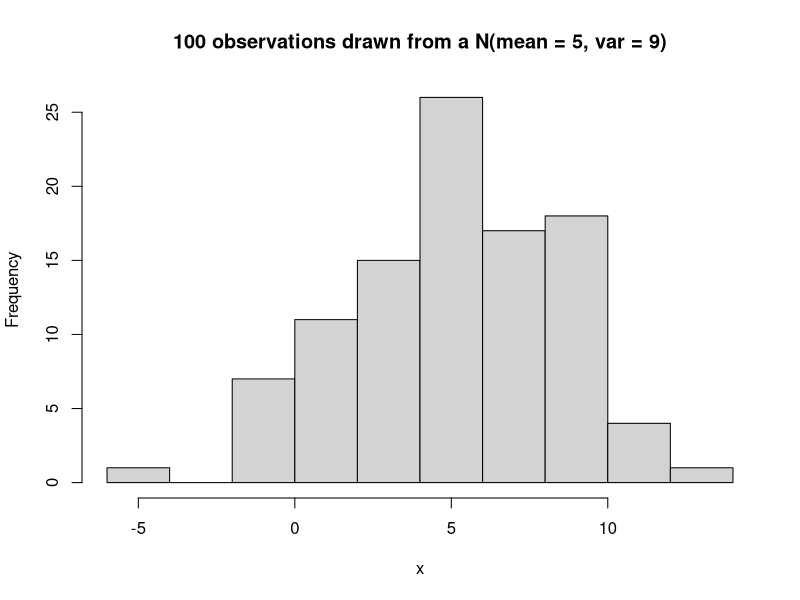
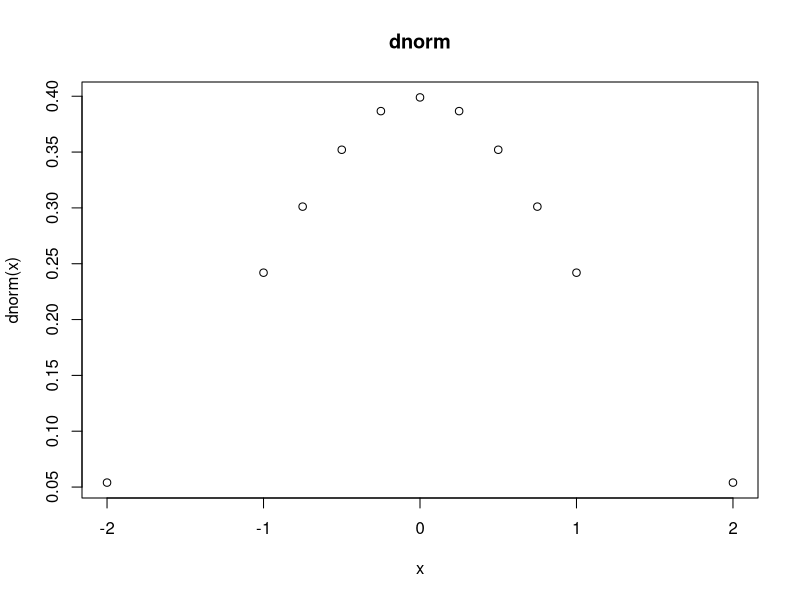
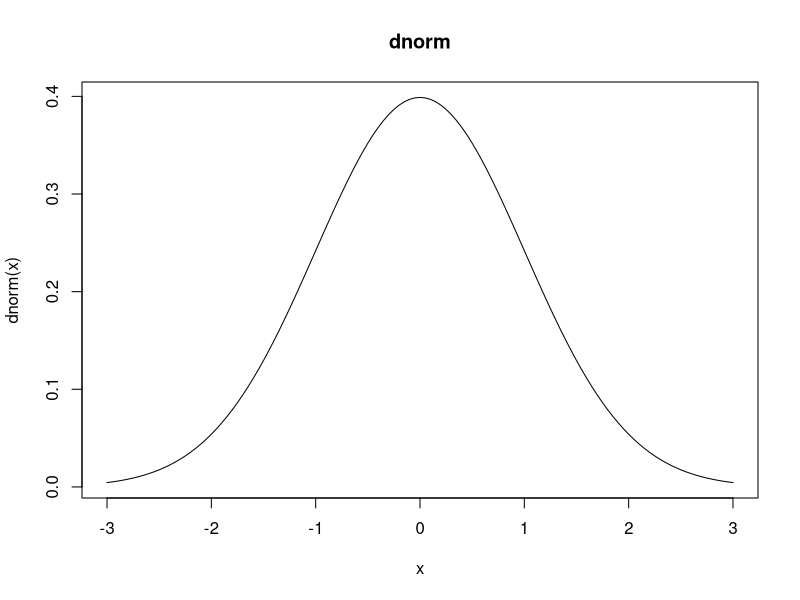
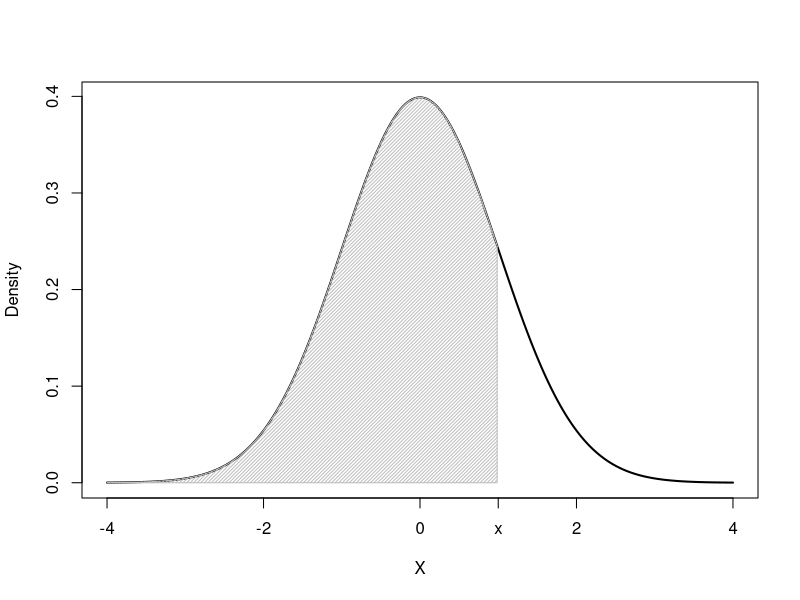
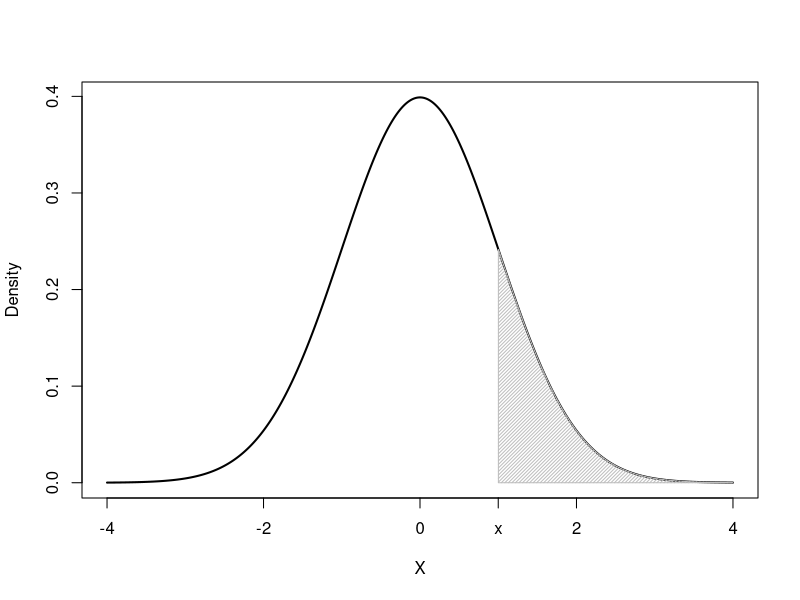
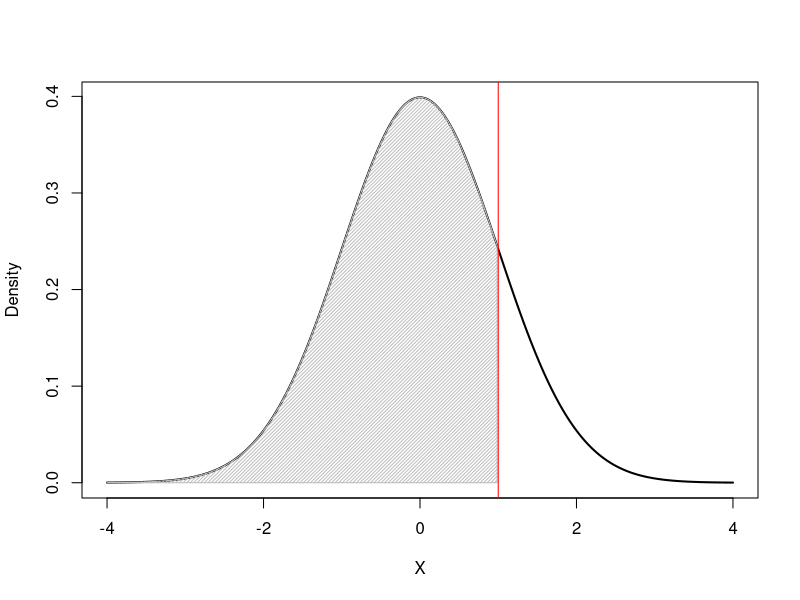
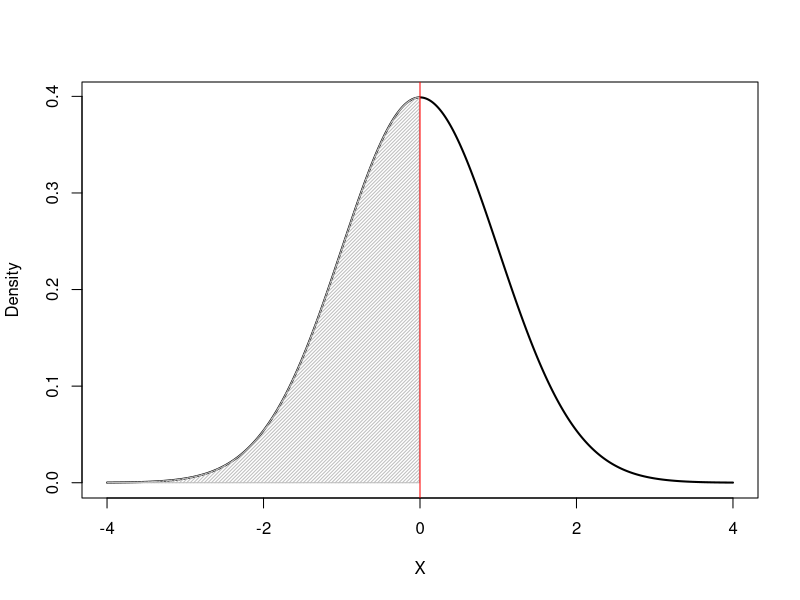
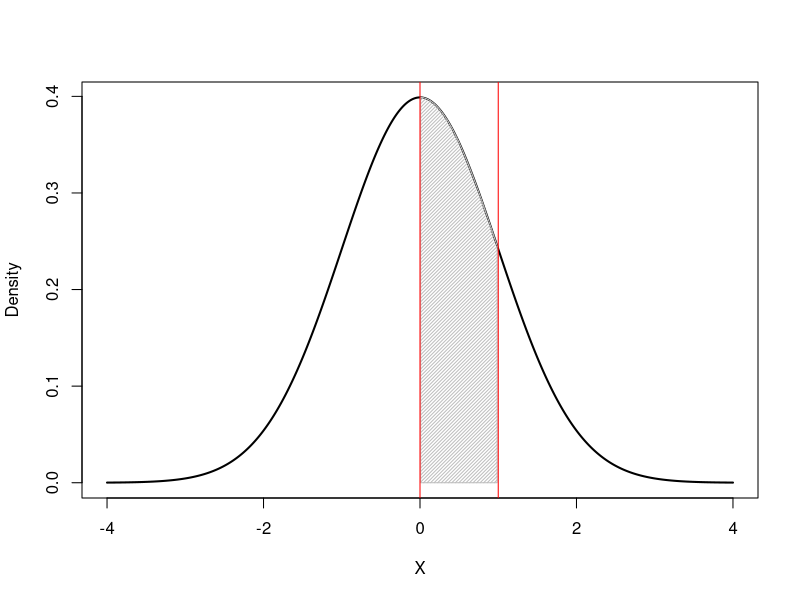

These charts were generated, in order, by the following R code:
## ---- chunk 1
knitr::opts_chunk$set(echo = TRUE)
## ---- chunk 2
# Draw 100 observations from a normal distirbution with mean = 5, and sd = 3
x <- rnorm(100, mean = 5, sd = 3)

# plot observations
hist(x, main = "100 observations drawn from a N(mean = 5, var = 9)")

## the mean and variance of the sample aren't exactly the same as the population values
## and the values that you get when you run this will change each time 
mean(x)
var(x)

## ---- chunk 3
x <- c(-2, -1, -.75, -.5, - .25, 0, .25, .5, .75, 1, 2)

# plot the density evaluated at certain points
# since we don't specify a mean and sd, R uses the defaults
# using 'type=l' makes it a line plot
plot(x, dnorm(x), main = "dnorm")

# seq creates of numbers which starts at 'from' and goes to 'to'
# each number is spaced apart by the 'by' argument 
x <- seq(from = -3, to= 3, by = .05)

# we use the 'type = l' argument to use a line plot instead of points
plot(x, dnorm(x), main = "dnorm", type = "l")


## ---- chunk 4

shadenorm = function(below=NULL, above=NULL, pcts = c(0.025,0.975), mu=0, sig=1, numpts = 500, color = "gray", dens = 40,
                     
                     justabove= FALSE, justbelow = FALSE, lines=FALSE,between=NULL,outside=NULL){
  
  
  
  if(is.null(between)){
    
    below = ifelse(is.null(below), qnorm(pcts[1],mu,sig), below)
    
    above = ifelse(is.null(above), qnorm(pcts[2],mu,sig), above)
    
  }
  
  
  
  if(is.null(outside)==FALSE){
    
    below = min(outside)
    
    above = max(outside)
    
  }
  
  lowlim = mu - 4*sig
  
  uplim  = mu + 4*sig
  
  
  
  x.grid = seq(lowlim,uplim, length= numpts)
  
  dens.all = dnorm(x.grid,mean=mu, sd = sig)
  
  if(lines==FALSE){
    
    plot(x.grid, dens.all, type="l", xlab="X", ylab="Density", lwd = 2)
    
  }
  
  if(lines==TRUE){
    
    lines(x.grid,dens.all)
    
  }
  
  
  
  if(justabove==FALSE){
    
    x.below    = x.grid[x.grid<below]
    
    dens.below = dens.all[x.grid<below]
    
    polygon(c(x.below,rev(x.below)),c(rep(0,length(x.below)),rev(dens.below)),col=color,density=dens)
    
  }
  
  if(justbelow==FALSE){
    
    x.above    = x.grid[x.grid>above]
    
    dens.above = dens.all[x.grid>above]
    
    polygon(c(x.above,rev(x.above)),c(rep(0,length(x.above)),rev(dens.above)),col=color,density=dens)
    
  }
  
  
  
  if(is.null(between)==FALSE){
    
    from = min(between)
    
    to   = max(between)
    
    
    
    x.between    = x.grid[x.grid>from&x.grid<to]
    
    dens.between = dens.all[x.grid>from&x.grid<to]
    
    polygon(c(x.between,rev(x.between)),c(rep(0,length(x.between)),rev(dens.between)),col=color,density=dens)
    
  }
  
  
  
}

shadenorm(below = 1, justbelow = T)
axis(1, at = 1, labels = "x")
## ---- chunk 5
pnorm(0, mean = 0, sd = 1)
## ---- chunk 6
pnorm(1, mean = 0, sd = 1)
## ---- chunk 7
shadenorm(above = 1, justabove = T)
axis(1, at = 1, labels = "x")
## ---- chunk 8
# area to the left of 1
pnorm(1, mean = 0, sd = 1)
# area to the right of 1
pnorm(1, mean = 0, sd = 1, lower.tail = F)
# 1 minus area to the right of 1
1 - pnorm(1, mean = 0, sd = 1, lower.tail = F)
## ---- chunk 9
pnorm(1, mean = 0, sd = 1)
pnorm(0, mean = 0, sd = 1)
pnorm(1, mean = 0, sd = 1) - pnorm(0, mean = 0, sd = 1)
## ---- chunk 10
shadenorm(below = 1, justbelow = T)
abline(v = 1, col = "red")

shadenorm(below = 0, justbelow = T)
abline(v = 0, col = "red")

shadenorm(between = c(0, 1))
abline(v = 1, col = "red")
abline(v = 0, col = "red")
## ---- chunk 11
qnorm(.95, mean = 0, sd = 1)
## ---- chunk 12
shadenorm(below = 1.644, justbelow = T)
abline(v = 1.644, col = "red")
## ---- chunk 13
qnorm(.95, mean = 0, sd = 1, lower.tail = F)
## ---- chunk 14
shadenorm(above = -1.644, justabove = T)
abline(v = -1.644, col = "red")
## ---- chunk 15
# Number of times we will simulate a new data set
sim.size <- 10000

# number of observations
n <- 20
# number of covariates
p <- 3
# standard deviation of the X values
x.sd <- 1
# drawing the covariates from a normal distribution
X <- matrix(rnorm(n * p, sd = x.sd), n, p)

# We include a column of all 1's into the matrix of observations
# that column corresponds to the intercept term
X <- cbind(rep(1, n), X)
# coefficients are all set to 1 (including the intercept)
beta <- rep(1, p + 1)

# recording the estimated values for each simulated data set
rec <- matrix(0, sim.size, 3)

for(i in 1:sim.size){
  
  # Sample errrors from a normal distribution with mean 0 and sd = 1
  errs <- rnorm(n, mean = 0, sd = 1)
  
  # Form the dependent variable Y
  Y.norm <- X %*% beta + errs
  
  # Fit the regression
  # we include the -1 term to tell R not to add in an intercept term
  # since we've manually included the column of 1's in the matrix X
  reg_norm <- lm(Y.norm ~X - 1)
  
  # RSS(b) / n: we can calculate this using the true errors, which we know because
  # it's a simulation, but in practice we would need to know the true coefficients
  # to calculate the true errors
  true_errors <- sum(errs^2) / n
  
  # RSS(b hat) / n: we can calculate this using the residuals, but we don't 
  # adjust for the fact that we are using residuals and not the true errors
  resid_unadjust <- sum(reg_norm$res^2) / n
  
  # RSS(b hat) / (n-p): we can calculate this using the residuals, and now we
  # adjust for the fact that we are using residuals and not the true errors
  resid_adjust <- sum(reg_norm$res^2) / (n-p - 1)
  
  # record each of the estimators
  rec[i, ] <- c(true_errors,
                resid_unadjust,
                resid_adjust)
}

## ---- chunk 16
par(mfrow = c(1,3))
# We're using some fancy code to label the axis
# We won't cover this because of time, but the following is a good tutorial
# if you are interested in learning more:
# https://www.dataanalytics.org.uk/axis-labels-in-r-plots-using-expression/

# Histogram of estimator using true errors
hist(rec[, 1], main = "True Errors", xlab = expression(hat(sigma)[epsilon]^2))
# draw a red vertical line at the mean
abline(v = mean(rec[, 1]), col = "red", lwd = 2)

# Histogram of estimator using residuals, but unadjusted
hist(rec[, 2], main = "Residuals Unadjusted", xlab = expression(hat(sigma)[epsilon]^2))
# draw a red vertical line at the mean
abline(v = mean(rec[, 2]), col = "red", lwd = 2)

# Histogram of estimator using residuals, but adjusted
hist(rec[, 3], main = "Residuals Adjusted", xlab = expression(hat(sigma)[epsilon]^2))
# draw a red vertical line at the mean
abline(v = mean(rec[, 3]), col = "red", lwd = 2)
## ---- chunk 17
# mean and variance of the estimator using the true errors
mean(rec[, 1])
var(rec[, 1])

# mean and variance of the estimator using the residuals but not adjusting
mean(rec[, 2])
var(rec[, 2])

# mean and variance of the estimator using the residuals and adjusting
mean(rec[, 3])
var(rec[, 3])

